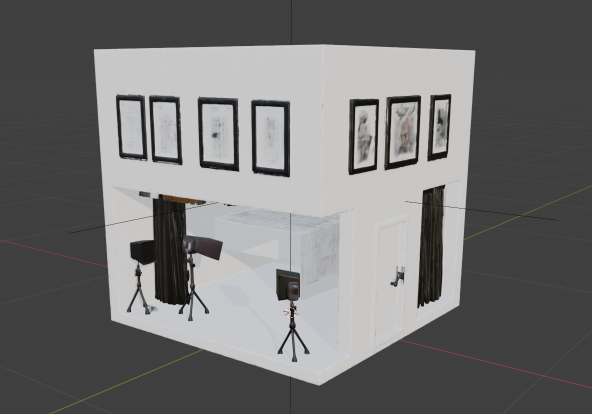
#> input picture Assets/_intake/art/Qwen/Buildings/Photo_Building_unity.png, 1183 x 828 px (shown at 1/2 size)
$ python palette_check.py ../Assets/_intake/art/Qwen/Buildings/Photo_Building_unity.png
#> lines starting #> are read from the running program, lines starting #| are printed output that depends on the picture
#!/usr/bin/env python
# -*- coding: utf-8 -*-
"""palette_check.py <png> — 스크린샷 색분포 vs STYLE 팔레트 4색 근접도 리포트.

차단이 아닌 신호기: 각 픽셀을 팔레트 최근접 색에 귀속시키고
점유율·평균거리·거리 히스토그램을 출력한다. exit code는 항상 0.

사용: python scripts/palette_check.py Screenshots/night_v3.png
"""
import sys

if hasattr(sys.stdout, "reconfigure"):
    sys.stdout.reconfigure(encoding="utf-8")  # Windows cp949 콘솔 대응

PALETTE = {
    "#0a0d16 (네이비 바탕)":   (0x0A, 0x0D, 0x16),
    "#ff9f45 (앰버 가로등)":   (0xFF, 0x9F, 0x45),
    "#35e0c8 (시안 상호작용)": (0x35, 0xE0, 0xC8),
    "#ff4658 (경고 레드)":     (0xFF, 0x46, 0x58),
}
# 거리 히스토그램 버킷 (RGB 유클리드, 최대 √(3·255²)≈441.7)
BUCKETS = [0, 32, 64, 96, 128, 192, 442]


def main() -> int:
    if len(sys.argv) != 2:
        print("사용법: python scripts/palette_check.py <png>")
        return 2
    try:
        from PIL import Image
    except ImportError:
        print("[palette_check] PIL(Pillow) 없음 — `pip install pillow` 후 재실행.")
        return 2

    path = sys.argv[1]
    img = Image.open(path).convert("RGB")
    w, h = img.size
#> w = 1183; h = 828
    # 대형 스크린샷은 다운샘플(정보 손실 무시 가능 — 분포 신호기 용도)
    if w * h > 512 * 512:
        img.thumbnail((512, 512), Image.NEAREST)
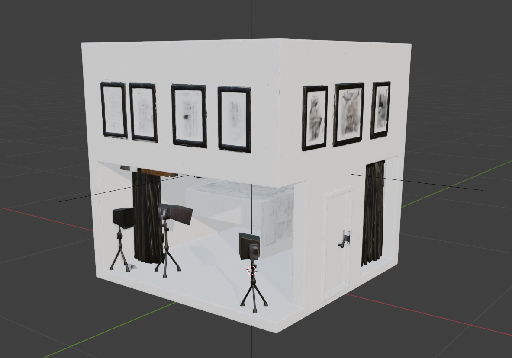
#> img: PIL image 512x358 RGB; mean R, G, B 113.2, 113.1, 113
        w, h = img.size
#> w = 512; h = 358
    data = img.tobytes()  # RGB 연속 바이트
    n = w * h
#> n = 183296

    names = list(PALETTE.keys())
    cols = list(PALETTE.values())
    counts = [0] * len(cols)
    dist_sum = [0.0] * len(cols)
    hist = [0] * (len(BUCKETS) - 1)

    for off in range(0, n * 3, 3):
        r, g, b = data[off], data[off + 1], data[off + 2]
        best_i, best_d2 = 0, 1 << 30
        for i, (pr, pg, pb) in enumerate(cols):
            d2 = (r - pr) ** 2 + (g - pg) ** 2 + (b - pb) ** 2
            if d2 < best_d2:
                best_i, best_d2 = i, d2
        d = best_d2 ** 0.5
        counts[best_i] += 1
        dist_sum[best_i] += d
        for k in range(len(BUCKETS) - 1):
            if BUCKETS[k] <= d < BUCKETS[k + 1]:
                hist[k] += 1
                break
#> this loop made 183296 passes
#> (r, g, b) on passes 1 to 3: (63, 63, 63), (63, 63, 63), (63, 63, 63)
#> after the loop, counts = [111948, 47896, 22921, 531]; dist_sum = [9033674.3, 6974853.4, 3249521.3, 74188.2]; hist = [5303, 3357, 101261, 1946, 71425, 4]

    print(f"# palette_check — {path} ({w}x{h} 샘플 {n}px)")
#| # palette_check — ../Assets/_intake/art/Qwen/Buildings/Photo_Building_unity.png (512x358 샘플 183296px)
    print()
    print("| 팔레트 색 | 최근접 점유율 | 평균거리 |")
    print("|---|---|---|")
    for i, name in enumerate(names):
        share = counts[i] / n * 100
        mean = dist_sum[i] / counts[i] if counts[i] else 0.0
        print(f"| {name} | {share:5.1f}% | {mean:6.1f} |")
#> this loop made 4 passes
#> (share, mean) on passes 1 to 4: (61.07, 80.7), (26.13, 145.6), (12.5, 141.8), (0.29, 139.7)
#| | #0a0d16 (네이비 바탕) |  61.1% |   80.7 |
#| | #ff9f45 (앰버 가로등) |  26.1% |  145.6 |
#| | #35e0c8 (시안 상호작용) |  12.5% |  141.8 |
#| | #ff4658 (경고 레드) |   0.3% |  139.7 |
    print()
    print("거리 히스토그램 (픽셀→최근접 팔레트색 RGB 유클리드 거리):")
    for k in range(len(hist)):
        share = hist[k] / n * 100
        bar = "#" * int(share / 2)
        print(f"  [{BUCKETS[k]:3d}~{BUCKETS[k+1]:3d}) {share:5.1f}% {bar}")
#> this loop made 6 passes
#> (share, bar) on passes 1 to 6: (2.89, '#'), (1.83, ''), (55.24, '###########################'), (1.06, ''), (38.97, '###################'), (0.00218, '')
#|   [  0~ 32)   2.9% #
#|   [ 32~ 64)   1.8%
#|   [ 64~ 96)  55.2% ###########################
#|   [ 96~128)   1.1%
#|   [128~192)  39.0% ###################
#|   [192~442)   0.0%
    near = sum(hist[:2]) / n * 100
#> near = 4.72
    print()
    print(f"신호: 거리<64 픽셀 비율 = {near:.1f}% (높을수록 팔레트 밀착 — 차단 아님, 참고용)")
#| 신호: 거리<64 픽셀 비율 = 4.7% (높을수록 팔레트 밀착 — 차단 아님, 참고용)
    return 0


if __name__ == "__main__":
    sys.exit(main())
#> (the program exits here)
